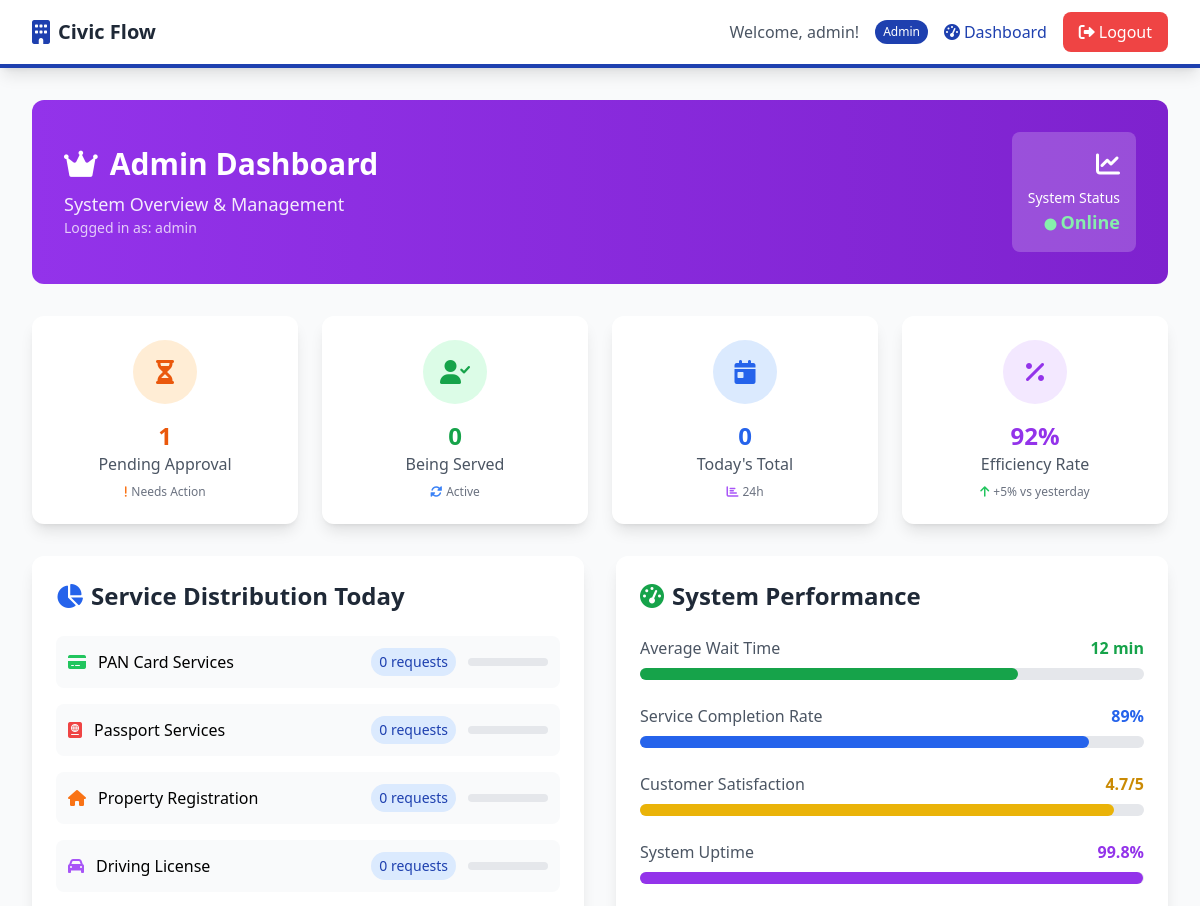
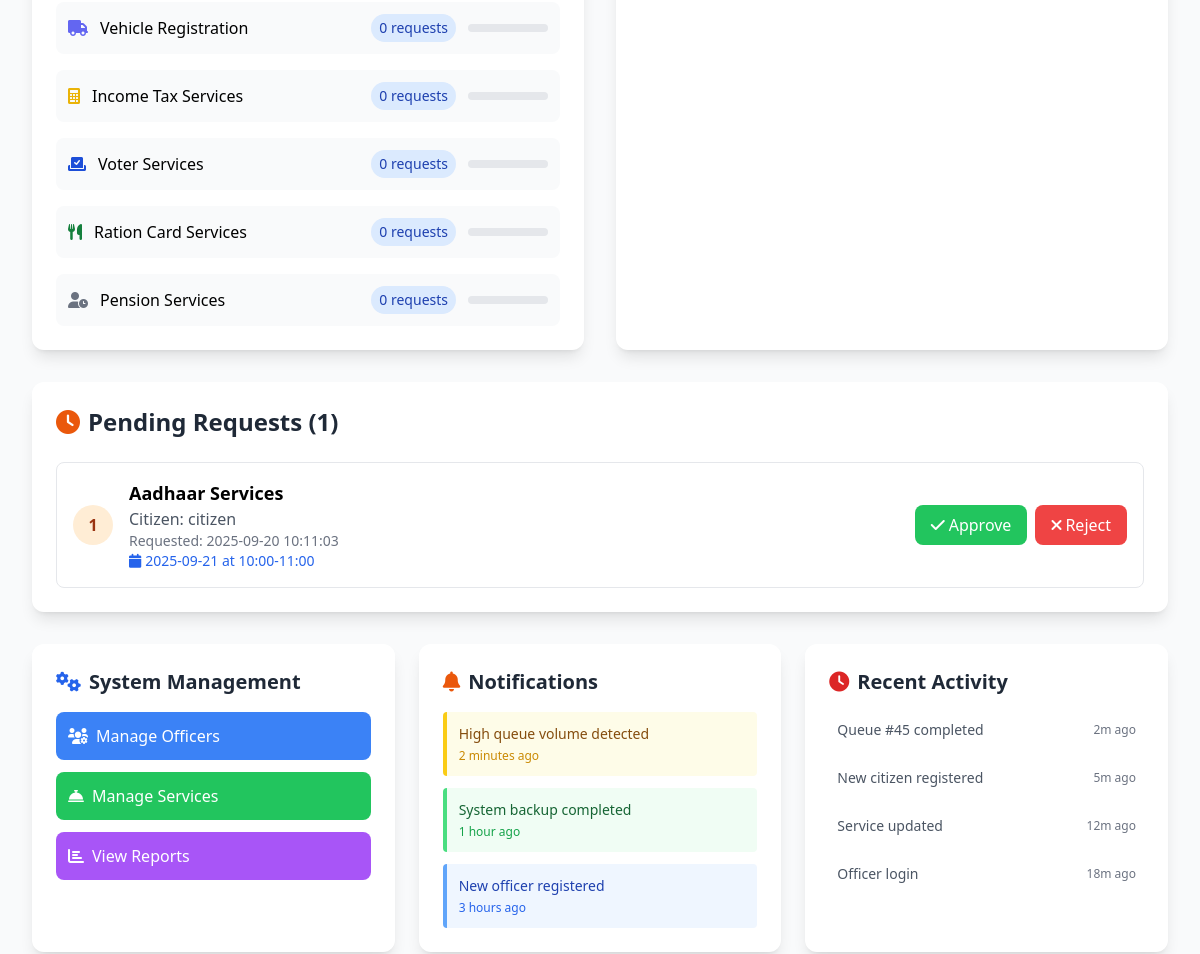
/dashboard (signed in, upper part), run on an earlier commit of the app's database (2 pictures, top to bottom).
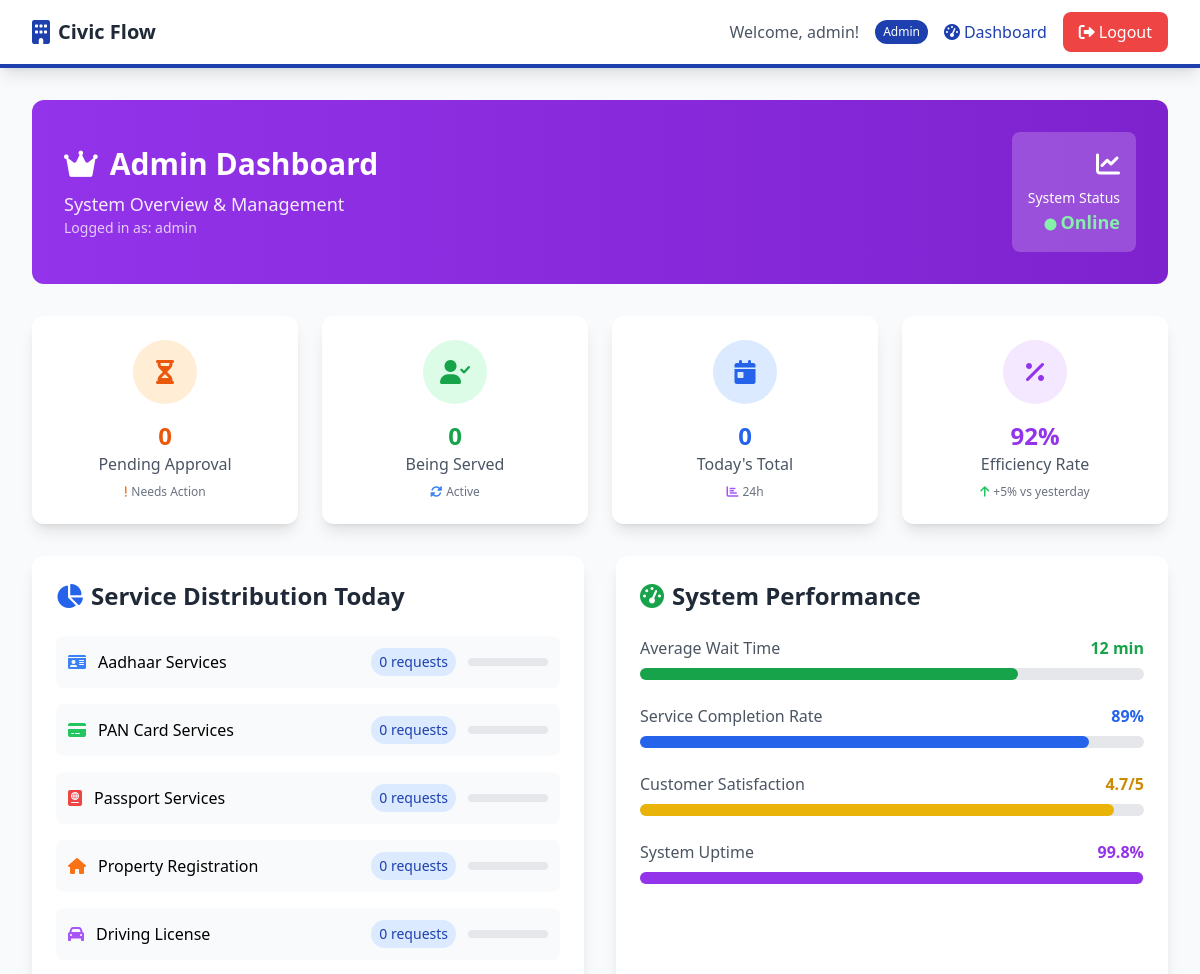
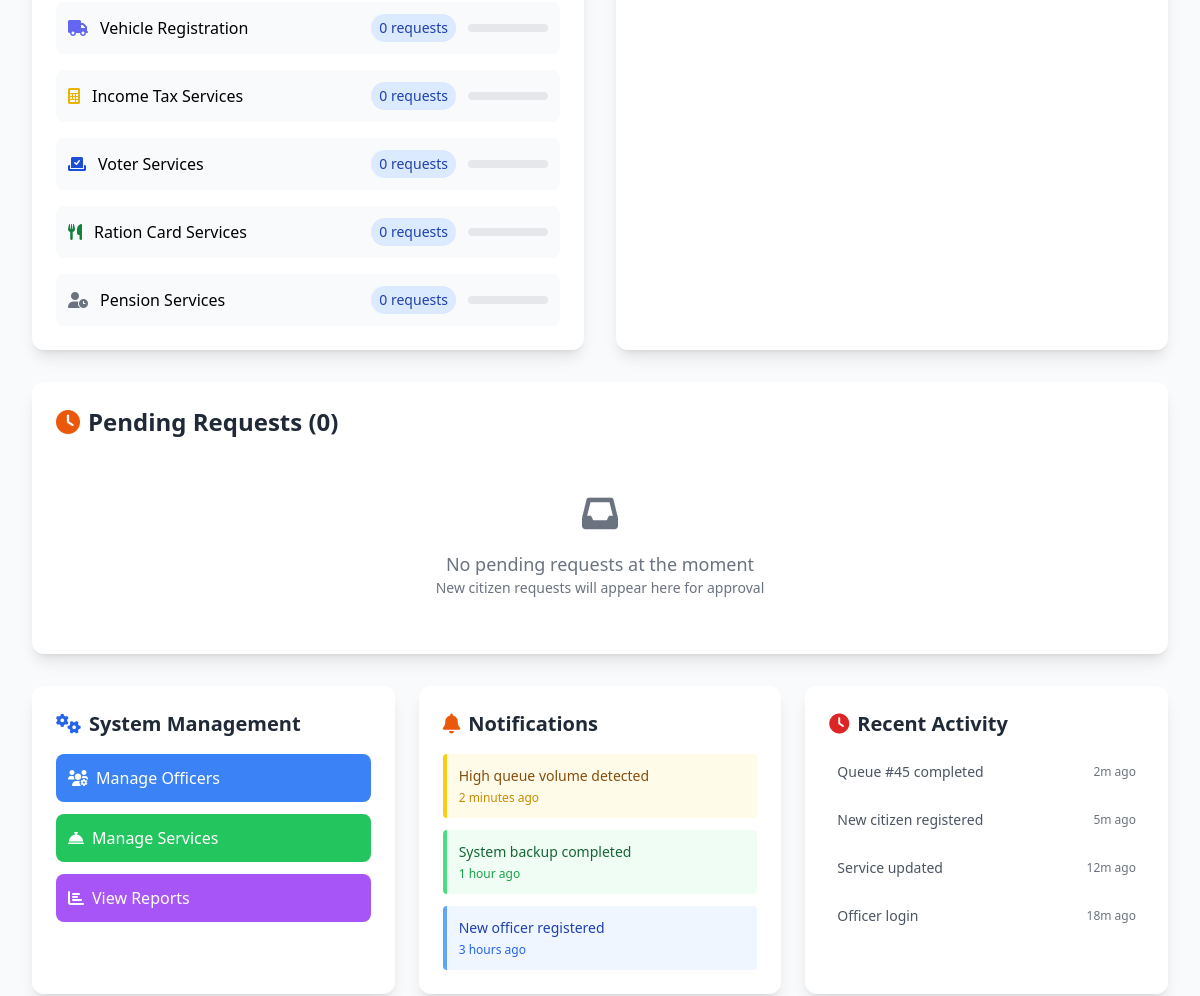
And on a later commit of the database (2 pictures, top to bottom).
### tables this page shows
CREATE TABLE services (
        id INTEGER PRIMARY KEY AUTOINCREMENT,
        name TEXT NOT NULL,
        description TEXT,
        estimated_time INTEGER DEFAULT 15,
        is_active BOOLEAN DEFAULT 1
    );

CREATE TABLE queue (
        id INTEGER PRIMARY KEY AUTOINCREMENT,
        user_id INTEGER,
        service_id INTEGER,
        queue_number INTEGER,
        status TEXT DEFAULT 'waiting',
        priority INTEGER DEFAULT 0,
        created_at TIMESTAMP DEFAULT CURRENT_TIMESTAMP,
        served_at TIMESTAMP,
        officer_id INTEGER, preferred_date TEXT, preferred_time TEXT, validation_token TEXT,
        FOREIGN KEY (user_id) REFERENCES users (id),
        FOREIGN KEY (service_id) REFERENCES services (id),
        FOREIGN KEY (officer_id) REFERENCES users (id)
    );

CREATE TABLE users (
        id INTEGER PRIMARY KEY AUTOINCREMENT,
        username TEXT UNIQUE NOT NULL,
        email TEXT UNIQUE NOT NULL,
        password TEXT NOT NULL,
        role TEXT DEFAULT 'citizen',
        created_at TIMESTAMP DEFAULT CURRENT_TIMESTAMP
    );

### app.py (the view, shortened to what this page needs)
@app.route('/dashboard')
@login_required
def dashboard():
    with get_conn() as conn:
        c = conn.cursor()
        if session.get('role') == 'admin':
            c.execute('SELECT COUNT(*) FROM queue WHERE status = "pending"')
            pending_count = c.fetchone()[0]
            c.execute('SELECT COUNT(*) FROM queue WHERE status = "waiting"')
            waiting_count = c.fetchone()[0]
            c.execute('SELECT COUNT(*) FROM queue WHERE status = "serving"')
            serving_count = c.fetchone()[0]
            c.execute('SELECT COUNT(*) FROM queue WHERE DATE(created_at) = DATE("now")')
            today_count = c.fetchone()[0]
            c.execute('''SELECT q.id, q.queue_number, s.name, u.username, q.created_at, q.status, q.preferred_date, q.preferred_time
                         FROM queue q
                         JOIN services s ON q.service_id = s.id
                         JOIN users u ON q.user_id = u.id
                         WHERE q.status = "pending"
                         ORDER BY q.created_at ASC''')
            pending_requests = c.fetchall()
            c.execute('''SELECT s.name, COUNT(q.id) as count
                         FROM services s LEFT JOIN queue q ON s.id = q.service_id
                         WHERE DATE(q.created_at) = DATE("now") OR q.created_at IS NULL
                         GROUP BY s.id, s.name''')
            service_stats = c.fetchall()
            return render_template('admin_dashboard.html',
                                 pending_count=pending_count,
                                 waiting_count=waiting_count,
                                 serving_count=serving_count,
                                 today_count=today_count,
                                 pending_requests=pending_requests,
                                 service_stats=service_stats)

### app.py (called while the page is built)
def get_conn():
    conn = sqlite3.connect(DB_PATH, timeout=10)
    conn.row_factory = sqlite3.Row
    return conn

def login_required(f):
    @wraps(f)
    def decorated_function(*args, **kwargs):
        if 'user_id' not in session:
            return redirect(url_for('login'))
        return f(*args, **kwargs)
    return decorated_function

### templates/admin_dashboard.html (shortened to what the changed rows need)
{% extends "base.html" %}
{% block content %}
<div class="animate-fade-in">
    <div class="bg-gradient-to-r from-purple-600 to-purple-700 text-white rounded-xl p-8 mb-8">
        <div class="flex items-center justify-between">
            <div>
                <h1 class="text-3xl font-bold mb-2">
                    <i class="fas fa-crown mr-3"></i>Admin Dashboard
                </h1>
            </div>
        </div>
    </div>
    <div class="grid md:grid-cols-4 gap-6 mb-8">
        <div class="bg-white rounded-xl shadow-lg p-6 text-center animate-slide-up transform hover:scale-105 transition-transform">
            <div class="bg-orange-100 w-16 h-16 rounded-full flex items-center justify-center mx-auto mb-4">
                <i class="fas fa-hourglass-half text-orange-600 text-2xl"></i>
            </div>
            <h3 class="text-2xl font-bold text-orange-600">{{ pending_count }}</h3>
            <p class="text-gray-600 font-medium">Pending Approval</p>
            <div class="mt-2 text-xs text-gray-500">
                <i class="fas fa-exclamation text-orange-500 mr-1"></i>Needs Action
            </div>
        </div>
    </div>
    <div class="grid lg:grid-cols-2 gap-8 mb-8">
        <div class="bg-white rounded-xl shadow-lg p-6 animate-slide-up" style="animation-delay: 0.4s">
            <h2 class="text-2xl font-bold mb-6 text-gray-800">
                <i class="fas fa-chart-pie text-blue-600 mr-2"></i>Service Distribution Today
            </h2>
            <div class="space-y-4">
                {% for service in service_stats %}
                <div class="flex items-center justify-between p-3 bg-gray-50 rounded-lg hover:bg-gray-100 transition-colors">
                    <div class="flex items-center">
                        {% if 'Aadhaar' in service[0] %}
                            <i class="fas fa-id-card text-blue-500 mr-3"></i>
                        {% elif 'PAN' in service[0] %}
                            <i class="fas fa-credit-card text-green-500 mr-3"></i>
                        {% elif 'Passport' in service[0] %}
                            <i class="fas fa-passport text-red-500 mr-3"></i>
                        {% elif 'Property' in service[0] %}
                            <i class="fas fa-home text-orange-500 mr-3"></i>
                        {% elif 'Driving' in service[0] %}
                            <i class="fas fa-car text-purple-500 mr-3"></i>
                        {% elif 'Vehicle' in service[0] %}
                            <i class="fas fa-truck text-indigo-500 mr-3"></i>
                        {% elif 'Income' in service[0] %}
                            <i class="fas fa-calculator text-yellow-500 mr-3"></i>
                        {% elif 'Voter' in service[0] %}
                            <i class="fas fa-vote-yea text-blue-700 mr-3"></i>
                        {% elif 'Ration' in service[0] %}
                            <i class="fas fa-utensils text-green-700 mr-3"></i>
                        {% elif 'Pension' in service[0] %}
                            <i class="fas fa-user-clock text-gray-500 mr-3"></i>
                        {% else %}
                            <i class="fas fa-file-alt text-gray-500 mr-3"></i>
                        {% endif %}
                        <span class="font-medium">{{ service[0] }}</span>
                    </div>
                    <div class="flex items-center space-x-3">
                        <span class="bg-blue-100 text-blue-800 px-2 py-1 rounded-full text-sm font-medium">
                            {{ service[1] }} requests
                        </span>
                        <div class="w-20 bg-gray-200 rounded-full h-2">
                        </div>
                    </div>
                </div>
                {% endfor %}
            </div>
        </div>
        <div class="bg-white rounded-xl shadow-lg p-6 animate-slide-up" style="animation-delay: 0.5s">
            <h2 class="text-2xl font-bold mb-6 text-gray-800">
                <i class="fas fa-tachometer-alt text-green-600 mr-2"></i>System Performance
            </h2>
        </div>
    </div>
    <div class="bg-white rounded-xl shadow-lg p-6 mb-8 animate-slide-up" style="animation-delay: 0.6s">
        <h2 class="text-2xl font-bold mb-6 text-gray-800">
            <i class="fas fa-clock text-orange-600 mr-2"></i>Pending Requests ({{ pending_count }})
        </h2>
        {% if pending_requests %}
        <div class="space-y-4">
            {% for request in pending_requests %}
            <div class="border border-gray-200 rounded-lg p-4 hover:shadow-md transition-shadow">
                <div class="flex items-center justify-between">
                    <div class="flex items-center space-x-4">
                        <div class="bg-orange-100 text-orange-800 w-10 h-10 rounded-full flex items-center justify-center font-bold">
                            {{ loop.index }}
                        </div>
                        <div>
                            <h3 class="font-semibold text-lg">{{ request[2] }}</h3>
                            <p class="text-gray-600">Citizen: {{ request[3] }}</p>
                            <p class="text-sm text-gray-500">Requested: {{ request[4] }}</p>
                            <p class="text-sm text-blue-600 font-medium">
                                <i class="fas fa-calendar mr-1"></i>{{ request[6] }} at {{ request[7] }}
                            </p>
                        </div>
                    </div>
                    <div class="flex space-x-2">
                        <a href="{{ url_for('approve_request', queue_id=request[0]) }}"
                           class="bg-green-500 hover:bg-green-600 text-white px-4 py-2 rounded-lg transition-colors">
                            <i class="fas fa-check mr-1"></i>Approve
                        </a>
                        <button onclick="showRejectModal({{ request[0] }})"
                                class="bg-red-500 hover:bg-red-600 text-white px-4 py-2 rounded-lg transition-colors">
                            <i class="fas fa-times mr-1"></i>Reject
                        </button>
                    </div>
                </div>
            </div>
            {% endfor %}
        </div>
        {% else %}
        <div class="text-center py-8 text-gray-500">
            <i class="fas fa-inbox text-4xl mb-4"></i>
            <p class="text-lg">No pending requests at the moment</p>
            <p class="text-sm">New citizen requests will appear here for approval</p>
        </div>
        {% endif %}
    </div>
</div>
{% endblock %}

What changed in the data, as far as the page shows it:
removed queue: name "Aadhaar Services", username "citizen", created_at "2025-09-20 10:11:03", preferred_date "2025-09-21", preferred_time "10:00-11:00"
added services: name "Aadhaar Services", service "0"
Also different on the page:
{{ pending_count }}: "1" → "0"
text now shown: "No pending requests at the moment New citizen requests will appear here for approval"
